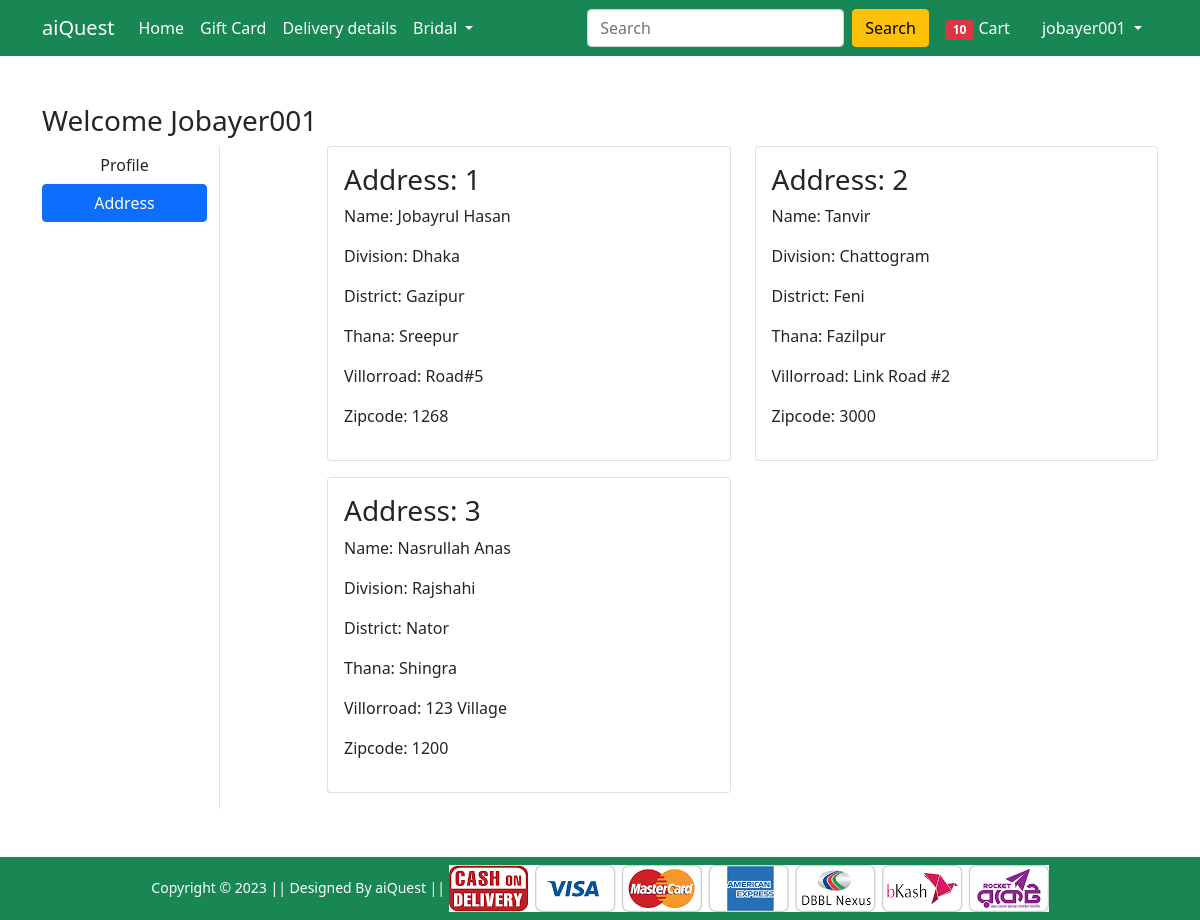
The page /address/ (signed in) on the database its author committed.
### Shop/models.py (models this page shows, shortened)
class Customer(models.Model):
    user = models.ForeignKey(User, on_delete=models.CASCADE)
    name = models.CharField(max_length=200)
    division = models.CharField(choices=DIVISION_CHOICES, max_length= 50)
    district = models.CharField(max_length=200)
    thana = models.CharField(max_length=50)
    villageorroad = models.CharField(max_length=50)
    zipcode = models.IntegerField()

### Shop/views.py (the view)
# urls.py: path('address/', views.address, name='address'),
@login_required
def address(request):
 add = Customer.objects.filter(user=request.user)
 return render(request, 'Shop/address.html', {'add':add, 'active':'btn-primary'})

### Shop/templates/Shop/address.html (shortened to what this page needs)
{% extends 'Shop/base.html' %}
{% load static %}
{% block main-content %}
<div class="container my-5">
    <div class="row">
        <h3>Welcome <span class="text-capitalize">{{request.user}}</span></h3>
        <div class="col-sm-2 border-end">
            <ul class="list-unstyled">
                <li class="d-grid"><a href="{% url 'profilepage' %}" class="btn">Profile</a></li>
                <li class="d-grid"><a href="{% url 'address' %}" class="btn {{active}}">Address</a></li>
            </ul>
        </div>
        <div class="col-sm-9 offset-sm-1">
            <div class="row">
                {% for ad in add %}
                <div class="col-sm-6">
                    <div class="card mb-3">
                        <div class="card-body">
                            <h3>Address: {{forloop.counter}}</h3>
                            <p>Name: {{ad.name}}</p>
                            <p>Division: {{ad.division}}</p>
                            <p>District: {{ad.district}}</p>
                            <p>Thana: {{ad.thana}}</p>
                            <p>Villorroad: {{ad.villageorroad}}</p>
                            <p>Zipcode: {{ad.zipcode}}</p>
                        </div>
                    </div>
                </div>
                {% endfor %}
            </div>
        </div>
    </div>
</div>
{% endblock main-content %}

### Shop/templates/Shop/base.html (shortened to what this page needs)
<!doctype html>
{% load static %}
<html lang="en">
<head>
    <link href="https://cdn.jsdelivr.net/npm/bootstrap@5.0.0-beta1/dist/css/bootstrap.min.css" rel="stylesheet"
>
    <link rel="stylesheet" href="{% static 'Shop/css/owl.carousel.min.css' %}">
    <link rel="stylesheet" href="{% static 'Shop/css/all.min.css' %}">
    <link rel="stylesheet" href="{% static 'Shop/css/style.css' %}">
</head>
<body>
    <nav class="navbar navbar-expand-lg navbar-dark bg-success">
        <div class="container">
            <a class="navbar-brand" href="/">aiQuest</a>
            <div class="collapse navbar-collapse" id="navbarSupportedContent">
                <ul class="navbar-nav me-auto mb-2 mb-lg-0">
                    <li class="nav-item">
                        <a class="nav-link active" aria-current="page" href="/">Home</a>
                    </li>
                    <li class="nav-item">
                        <a class="nav-link active" aria-current="page" href="#">Gift Card</a>
                    </li>
                    <li class="nav-item">
                        <a class="nav-link active" aria-current="page" href="#">Delivery details</a>
                    </li>
                    <li class="nav-item dropdown">
                        <a class="nav-link dropdown-toggle text-white" href="#" id="electronicsDropdown" role="button"
                            data-bs-toggle="dropdown" aria-expanded="false">
                            Bridal
                        </a>
                    </li>
                </ul>
                <form class="d-flex">
                    <input class="form-control me-2" type="search" placeholder="Search" aria-label="Search">
                    <button class="btn btn-warning" type="submit">Search</button>
                </form>
                <div>
                    <ul class="navbar-nav me-auto mb-2 mb-lg-0">
                        {% if request.user.is_authenticated %}
                        <li class="nav-item mx-2">
                            <a href="{% url 'showCart' %}" class="nav-link text-white"><span
                                class="badge bg-danger">10</span> Cart </a>
                        </li>
                        <li class="nav-item dropdown mx-2">
                            <a class="nav-link dropdown-toggle text-white" href="#" id="profileDropdown" role="button"
                                data-bs-toggle="dropdown" aria-expanded="false">
                                {{request.user.username}}
                            </a>
                        </li>
                        {% endif %}
                    </ul>
                </div>
            </div>
        </div>
    </nav>
    {% block main-content %} {% endblock main-content %}
    <footer class="container-fluid bg-success text-center p-2 mt-5">
        <small class="text-white">Copyright &copy; 2023 || Designed By aiQuest || </small>
        <img src="{% static 'Shop/images/paymentlogo.png' %}" alt="" srcset="" class="img-fluid" height="2px">
    </footer>
</body>
</html>

### rows shown on the page
Customer: name "Jobayrul Hasan", division "Dhaka", district "Gazipur", thana "Sreepur", villageorroad "Road#5", zipcode "1268"
Customer: name "Tanvir", division "Chattogram", district "Feni", thana "Fazilpur", villageorroad "Link Road #2", zipcode "3000"
Customer: name "Nasrullah Anas", division "Rajshahi", district "Nator", thana "Shingra", villageorroad "123 Village", zipcode "1200"

### other values the page prints
{{ request.user.username }} "jobayer001"
{{ request.user }} "Jobayer001"
